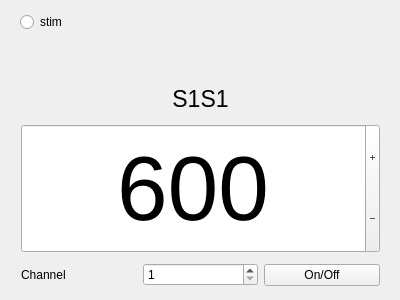
<ui version="4.0" >
 <class>TestStimulator</class>
 <widget class="QWidget" name="TestStimulator" >
  <property name="geometry" >
   <rect>
    <x>0</x>
    <y>0</y>
    <width>400</width>
    <height>300</height>
   </rect>
  </property>
  <property name="windowTitle" >
   <string>Test Stimulator</string>
  </property>
  <widget class="QSpinBox" name="s1S1SpinBox" >
   <property name="geometry" >
    <rect>
     <x>21</x>
     <y>124</y>
     <width>359</width>
     <height>129</height>
    </rect>
   </property>
   <property name="font" >
    <font>
     <pointsize>68</pointsize>
    </font>
   </property>
   <property name="alignment" >
    <set>Qt::AlignCenter</set>
   </property>
   <property name="buttonSymbols" >
    <enum>QAbstractSpinBox::PlusMinus</enum>
   </property>
   <property name="maximum" >
    <number>9999</number>
   </property>
   <property name="singleStep" >
    <number>10</number>
   </property>
   <property name="value" >
    <number>600</number>
   </property>
  </widget>
  <widget class="QLabel" name="label" >
   <property name="geometry" >
    <rect>
     <x>21</x>
     <y>78</y>
     <width>359</width>
     <height>41</height>
    </rect>
   </property>
   <property name="font" >
    <font>
     <pointsize>17</pointsize>
    </font>
   </property>
   <property name="text" >
    <string>S1S1</string>
   </property>
   <property name="alignment" >
    <set>Qt::AlignCenter</set>
   </property>
   <property name="buddy" >
    <cstring>s1S1SpinBox</cstring>
   </property>
  </widget>
  <widget class="QRadioButton" name="stimLight" >
   <property name="geometry" >
    <rect>
     <x>20</x>
     <y>10</y>
     <width>100</width>
     <height>24</height>
    </rect>
   </property>
   <property name="text" >
    <string>stim</string>
   </property>
  </widget>
  <widget class="QWidget" name="" >
   <property name="geometry" >
    <rect>
     <x>21</x>
     <y>260</y>
     <width>359</width>
     <height>30</height>
    </rect>
   </property>
   <layout class="QHBoxLayout" >
    <item>
     <widget class="QLabel" name="label_2" >
      <property name="text" >
       <string>Channel</string>
      </property>
     </widget>
    </item>
    <item>
     <widget class="QSpinBox" name="channelSpinBox" >
      <property name="minimum" >
       <number>1</number>
      </property>
      <property name="maximum" >
       <number>4</number>
      </property>
     </widget>
    </item>
    <item>
     <widget class="QPushButton" name="onOffPushButton" >
      <property name="text" >
       <string>On/Off</string>
      </property>
      <property name="checkable" >
       <bool>true</bool>
      </property>
     </widget>
    </item>
   </layout>
  </widget>
 </widget>
 <resources/>
 <connections/>
</ui>
